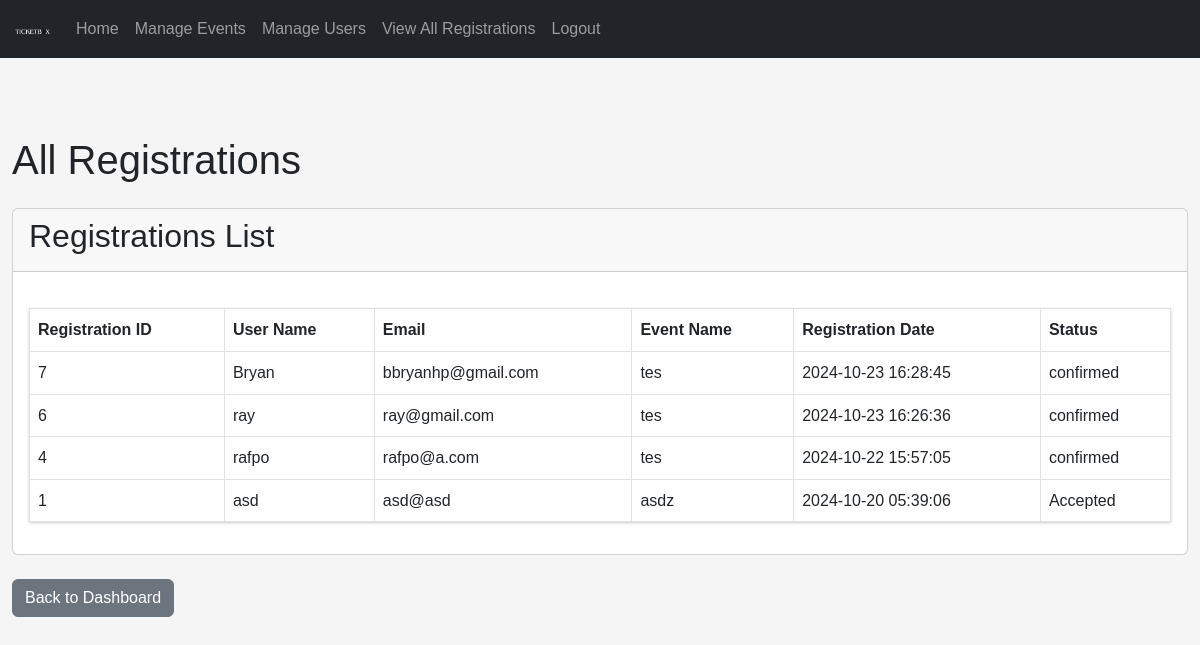
The app's page /lec/admin/registrations.php (signed in) with its own data.
### tables this page shows
CREATE TABLE `event_registrations` (
  `id` int(11) NOT NULL,
  `event_id` int(11) NOT NULL,
  `user_id` int(11) NOT NULL,
  `registration_date` timestamp NOT NULL DEFAULT current_timestamp(),
  `status` varchar(10) DEFAULT 'Accepted'
);

CREATE TABLE `users` (
  `id` int(11) NOT NULL,
  `name` varchar(100) NOT NULL,
  `email` varchar(100) NOT NULL,
  `password` varchar(255) NOT NULL,
  `role` enum('admin','user') DEFAULT 'user',
  `created_at` timestamp NOT NULL DEFAULT current_timestamp(),
  `account_activation_hash` varchar(64) DEFAULT NULL,
  `reset_token_hash` varchar(64) DEFAULT NULL,
  `reset_token_expires_at` datetime DEFAULT NULL
);

CREATE TABLE `events` (
  `id` int(11) NOT NULL,
  `name` varchar(200) NOT NULL,
  `description` text DEFAULT NULL,
  `date` date NOT NULL,
  `time` time NOT NULL,
  `location` varchar(200) NOT NULL,
  `max_participants` int(11) NOT NULL,
  `current_participants` int(11) DEFAULT 0,
  `status` enum('open','closed','canceled') DEFAULT 'open',
  `image_path` varchar(255) DEFAULT NULL,
  `banner_path` varchar(255) DEFAULT NULL,
  `created_at` timestamp NOT NULL DEFAULT current_timestamp(),
  `updated_at` timestamp NOT NULL DEFAULT current_timestamp() ON UPDATE current_timestamp()
);

### lec/admin/registrations.php (the view, shortened to what this page needs)
<?php
$database = new Database();
$db = $database->getConnection();
$query = "SELECT r.id AS registration_id, r.registration_date, r.status,
                 u.name AS user_name, u.email,
                 e.name AS event_name
          FROM event_registrations r
          JOIN users u ON r.user_id = u.id
          JOIN events e ON r.event_id = e.id
          ORDER BY r.registration_date DESC";
$registrations = $db->query($query)->fetchAll(PDO::FETCH_ASSOC);
include_once '../includes/adminheader.php';
?>
<div class="container mt-5 pt-5">
    <h1 class="mb-4">All Registrations</h1>
    <div class="card">
        <div class="card-header">
            <h2>Registrations List</h2>
        </div>
        <div class="card-body">
            <table class="table table-bordered">
                <thead>
                    <tr>
                        <th>Registration ID</th>
                        <th>User Name</th>
                        <th>Email</th>
                        <th>Event Name</th>
                        <th>Registration Date</th>
                        <th>Status</th>
                    </tr>
                </thead>
                <tbody>
                    <?php foreach ($registrations as $registration): ?>
                    <tr>
                        <td><?= htmlspecialchars($registration['registration_id']) ?></td>
                        <td><?= htmlspecialchars($registration['user_name']) ?></td>
                        <td><?= htmlspecialchars($registration['email']) ?></td>
                        <td><?= htmlspecialchars($registration['event_name']) ?></td>
                        <td><?= htmlspecialchars($registration['registration_date']) ?></td>
                        <td><?= htmlspecialchars($registration['status']) ?></td>
                    </tr>
                    <?php endforeach; ?>
                </tbody>
            </table>
        </div>
    </div>
    <a href="dashboard.php" class="btn btn-secondary mt-4">Back to Dashboard</a>
</div>
</body>
</html>

### lec/assets/css/style.css (style rules this page uses)
body { font-family: Arial, sans-serif; line-height: 1.6; margin: 0; background-color: #f5f5f5; padding-top: 40px; }
.container { max-width: 1200px; margin: 0 auto; }
table { width: 100%; border-collapse: collapse; margin: 20px 0; background-color: white; box-shadow: 0 1px 3px rgba(0,0,0,0.2); }
th, td { padding: 12px 15px; text-align: left; border-bottom: 1px solid #ddd; }
th { background-color: #f8f9fa; font-weight: bold; }

### records on screen
event_registrations: id "7", user.name "Bryan", user.email "bbryanhp@gmail.com", event.name "tes", registration_date "2024-10-23 16:28:45", status "confirmed"
event_registrations: id "6", user.name "ray", user.email "ray@gmail.com", event.name "tes", registration_date "2024-10-23 16:26:36", status "confirmed"
event_registrations: id "4", user.name "rafpo", user.email "rafpo@a.com", event.name "tes", registration_date "2024-10-22 15:57:05", status "confirmed"
event_registrations: id "1", user.name "asd", user.email "asd@asd", event.name "asdz", registration_date "2024-10-20 05:39:06", status "Accepted"
